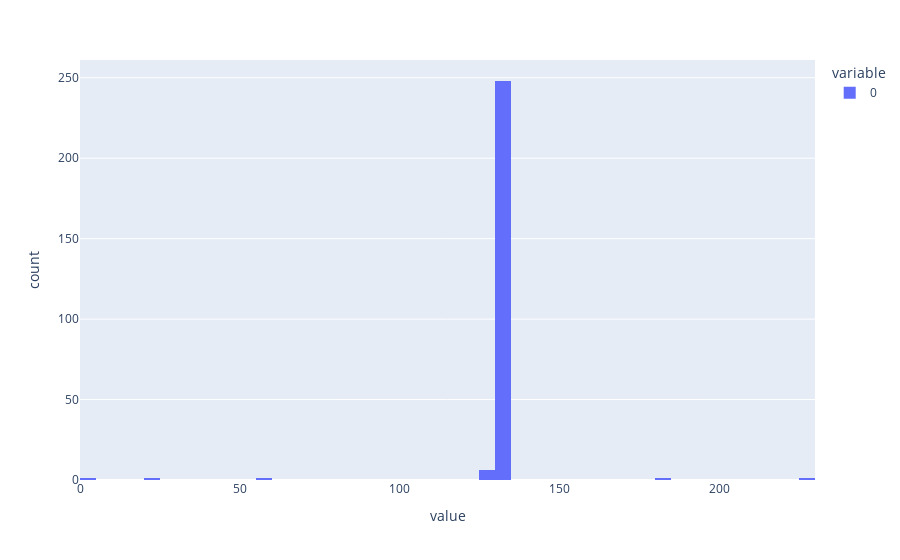

The notebook cell saved with this chart:
### Code cell
hist = pd.Series(time_delta_dict['year1']["Load_StatusApplianceDishwasher"])
fig = px.histogram(hist)
fig.show()

### Figure 1 — Plotly figure (JSON) as saved in the notebook; plotly's stock layout.template omitted (floating-point values rounded to 4 significant figures; data arrays with more than 128 entries replaced by an {"elided": "..."} marker saying what was removed)
{"data": [{"alignmentgroup": "True", "bingroup": "x", "hovertemplate": "variable=0<br>value=%{x}<br>count=%{y}<extra></extra>", "legendgroup": "0", "marker": {"color": "#636efa", "pattern": {"shape": ""}}, "name": "0", "offsetgroup": "0", "orientation": "v", "showlegend": true, "x": {"elided": "259 float values"}, "xaxis": "x", "yaxis": "y", "type": "histogram"}], "layout": {"xaxis": {"anchor": "y", "domain": [0.0, 1.0], "title": {"text": "value"}}, "yaxis": {"anchor": "x", "domain": [0.0, 1.0], "title": {"text": "count"}}, "legend": {"title": {"text": "variable"}, "tracegroupgap": 0}, "margin": {"t": 60}, "barmode": "relative"}}
